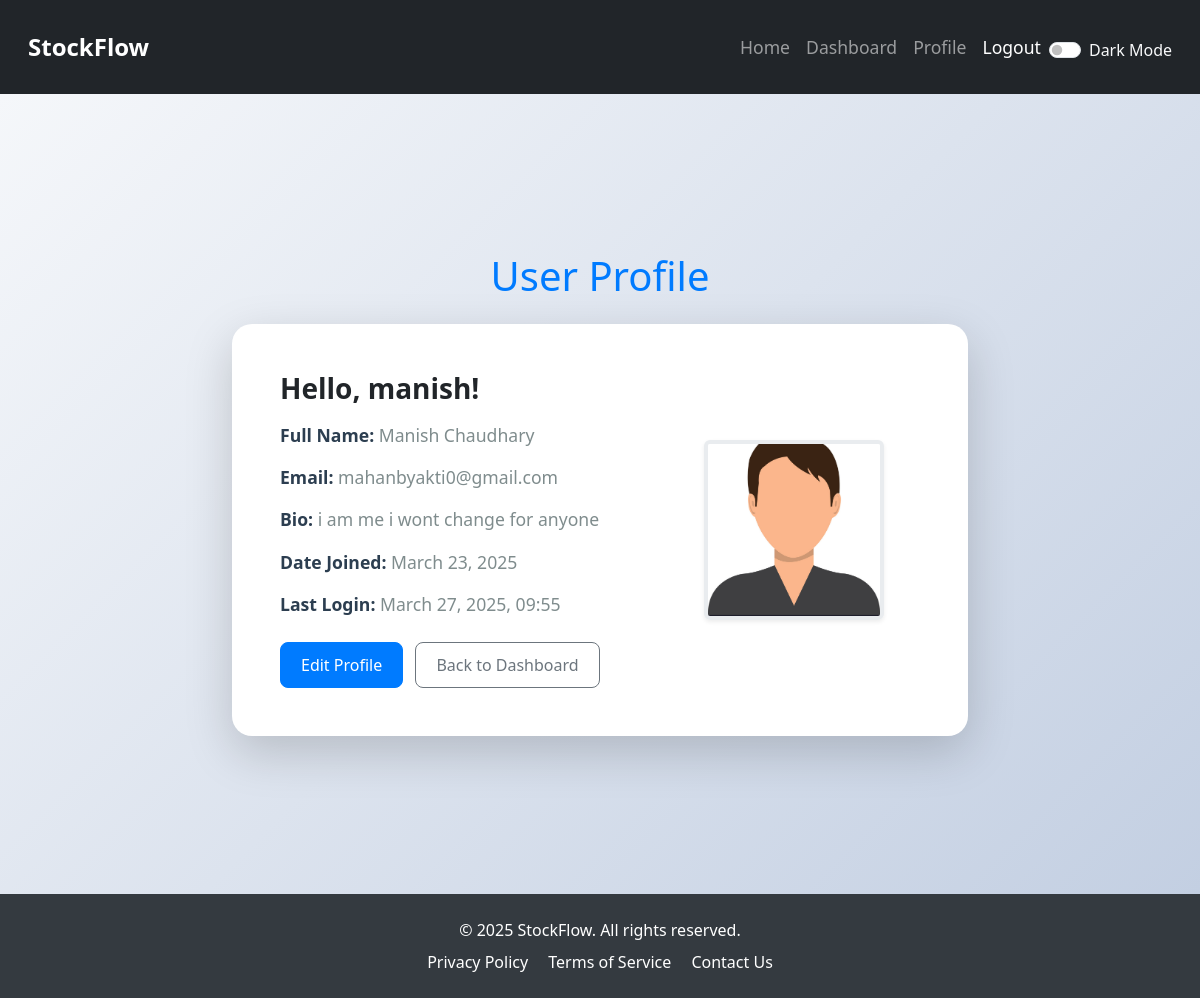
Page /profile/ (signed in) on the committed database.
### stockflow/models.py (models this page shows, shortened)
class UserProfile(models.Model):
    user = models.OneToOneField(User, on_delete=models.CASCADE)
    full_name = models.CharField(max_length=100, blank=True)
    profile_picture = models.ImageField(upload_to='profile_pics/', blank=True, null=True)
    bio = models.TextField(blank=True)

### stockflow/views.py (the view)
# urls.py: path('profile/', views.profile, name='profile'),
@login_required
def profile(request):
    user = request.user
    user_profile = getattr(user, 'userprofile', None)
    context = {
        'user': user,
        'user_profile': user_profile,
    }
    return render(request, 'profile.html', context)

### templates/profile.html (shortened to what this page needs)
{% extends 'base.html' %}
{% load static %}
{% block content %}
    <div class="profile-wrapper">
        <div class="container py-5">
            <h1 class="mb-4 text-center text-primary">User Profile</h1>
            <div class="row justify-content-center">
                <div class="col-lg-8">
                    <div class="card shadow-lg border-0 profile-card">
                        <div class="card-body p-5">
                            <div class="row align-items-center">
                                <div class="col-md-7">
                                    <h2 class="card-title mb-3 text-dark">Hello, {{ user.username }}!</h2>
                                    {% if user_profile.full_name %}
                                        <p class="card-text"><strong>Full Name:</strong> <span class="text-muted">{{ user_profile.full_name }}</span></p>
                                    {% endif %}
                                    <p class="card-text"><strong>Email:</strong> <span class="text-muted">{{ user.email }}</span></p>
                                    {% if user_profile.bio %}
                                        <p class="card-text"><strong>Bio:</strong> <span class="text-muted">{{ user_profile.bio }}</span></p>
                                    {% endif %}
                                    <p class="card-text"><strong>Date Joined:</strong> <span class="text-muted">{{ user.date_joined|date:"F d, Y" }}</span></p>
                                    <p class="card-text"><strong>Last Login:</strong> <span class="text-muted">{{ user.last_login|date:"F d, Y, H:i" }}</span></p>
                                    <div class="mt-4">
                                        <a href="{% url 'edit_profile' %}" class="btn btn-primary professional-btn me-2">Edit Profile</a>
                                        <a href="{% url 'dashboard' %}" class="btn btn-outline-secondary professional-btn">Back to Dashboard</a>
                                    </div>
                                </div>
                                <div class="col-md-5 text-center">
                                    {% if user_profile.profile_picture %}
                                        <img src="{{ user_profile.profile_picture.url }}" alt="Profile Picture" class="profile-picture rounded img-fluid shadow-sm">
                                    {% else %}
                                        <div class="profile-picture rounded bg-secondary d-flex align-items-center justify-content-center shadow-sm">
                                            <span class="text-white" style="font-size: 2.5rem;">{{ user.username|first|upper }}</span>
                                        </div>
                                    {% endif %}
                                </div>
                            </div>
                        </div>
                    </div>
                </div>
            </div>
        </div>
    </div>
{% endblock %}

### templates/base.html (style rules this page uses)
html, body { height: 100%; margin: 0; }
body { background-color: #f8f9fa; display: flex; flex-direction: column; transition: background-color 0.3s, color 0.3s; }
.card { border-radius: 10px; transition: background-color 0.3s, color 0.3s; }

### templates/profile.html (style rules this page uses)
.profile-wrapper { background: linear-gradient(135deg, #f5f7fa 0%, #c3cfe2 100%); min-height: 100vh; padding-top: 110px; }
.text-dark { color: #212529 !important; }
.profile-card { border-radius: 20px; background-color: #ffffff; transition: transform 0.3s ease, box-shadow 0.3s ease; }
.card-title { font-size: 1.75rem; font-weight: 700; color: #2c3e50; }
.card-text { font-size: 1.1rem; margin-bottom: 1rem; color: #7f8c8d; }
.card-text strong { color: #2c3e50; font-weight: 600; }
.text-muted { color: #7f8c8d !important; }
.profile-picture { width: 180px; height: 180px; object-fit: cover; border: 4px solid #e9ecef; border-radius: 15px; transition: transform 0.3s ease; }
.text-primary { color: #007bff !important; }
.professional-btn { border-radius: 8px; padding: 10px 20px; font-weight: 500; transition: background-color 0.3s ease, transform 0.3s ease, box-shadow 0.3s ease; }
.btn-primary.professional-btn { background-color: #007bff; border-color: #007bff; }
.btn-outline-secondary.professional-btn { border-color: #6c757d; color: #6c757d; }

### rows in the picture
UserProfile: full_name "Manish Chaudhary", bio "i am me i wont change for anyone", profile_picture (picture)

### other values in the picture
{{ user.username }} "manish"
{{ user.email }} "mahanbyakti0@gmail.com"
{{ user.date_joined|date:"F d, Y" }} "March 23, 2025"
{{ user.last_login|date:"F d, Y, H:i" }} "March 27, 2025, 09:55"
